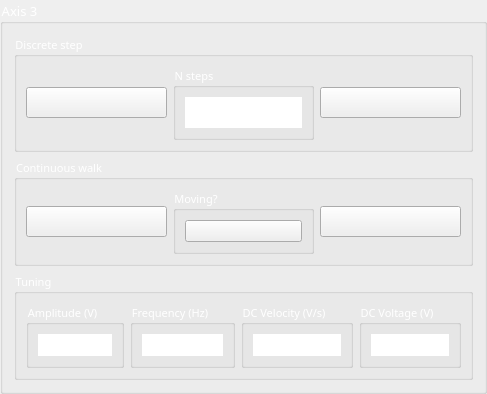
         <widget class="QGroupBox" name="verticalGroupBox_7">
          <property name="maximumSize">
           <size>
            <width>400</width>
            <height>300</height>
           </size>
          </property>
          <property name="font">
           <font>
            <family>Calibri Light</family>
            <pointsize>10</pointsize>
           </font>
          </property>
          <property name="styleSheet">
           <string notr="true">color: rgb(255, 255, 255);</string>
          </property>
          <property name="title">
           <string>Axis 3</string>
          </property>
          <layout class="QVBoxLayout" name="verticalLayout_8">
           <item>
            <widget class="QGroupBox" name="groupBox_46">
             <property name="font">
              <font>
               <family>Calibri Light</family>
               <pointsize>8</pointsize>
              </font>
             </property>
             <property name="styleSheet">
              <string notr="true">color: rgb(255, 255, 255);</string>
             </property>
             <property name="title">
              <string>Discrete step</string>
             </property>
             <layout class="QHBoxLayout" name="horizontalLayout_48">
              <item>
               <widget class="QPushButton" name="step_left_6">
                <property name="minimumSize">
                 <size>
                  <width>0</width>
                  <height>0</height>
                 </size>
                </property>
                <property name="font">
                 <font>
                  <family>Calibri Light</family>
                  <pointsize>12</pointsize>
                 </font>
                </property>
                <property name="styleSheet">
                 <string notr="true"/>
                </property>
                <property name="text">
                 <string/>
                </property>
                <property name="icon">
                 <iconset>
                  <normaloff>left_arrow.svg</normaloff>left_arrow.svg</iconset>
                </property>
                <property name="iconSize">
                 <size>
                  <width>36</width>
                  <height>36</height>
                 </size>
                </property>
                <property name="checkable">
                 <bool>false</bool>
                </property>
               </widget>
              </item>
              <item>
               <widget class="QGroupBox" name="groupBox_47">
                <property name="font">
                 <font>
                  <family>Calibri Light</family>
                  <pointsize>8</pointsize>
                 </font>
                </property>
                <property name="title">
                 <string>N steps</string>
                </property>
                <layout class="QHBoxLayout" name="horizontalLayout_49">
                 <item>
                  <widget class="QSpinBox" name="n_steps_6">
                   <property name="font">
                    <font>
                     <family>Calibri Light</family>
                     <pointsize>12</pointsize>
                     <weight>3</weight>
                     <italic>false</italic>
                     <bold>false</bold>
                    </font>
                   </property>
                   <property name="styleSheet">
                    <string notr="true">font: 25 12pt &quot;Calibri Light&quot;;</string>
                   </property>
                   <property name="frame">
                    <bool>false</bool>
                   </property>
                   <property name="alignment">
                    <set>Qt::AlignCenter</set>
                   </property>
                   <property name="buttonSymbols">
                    <enum>QAbstractSpinBox::NoButtons</enum>
                   </property>
                   <property name="maximum">
                    <number>100</number>
                   </property>
                   <property name="value">
                    <number>1</number>
                   </property>
                  </widget>
                 </item>
                </layout>
               </widget>
              </item>
              <item>
               <widget class="QPushButton" name="step_right_6">
                <property name="minimumSize">
                 <size>
                  <width>0</width>
                  <height>0</height>
                 </size>
                </property>
                <property name="font">
                 <font>
                  <family>Calibri Light</family>
                  <pointsize>12</pointsize>
                 </font>
                </property>
                <property name="styleSheet">
                 <string notr="true"/>
                </property>
                <property name="text">
                 <string/>
                </property>
                <property name="icon">
                 <iconset>
                  <normaloff>right_arrow.svg</normaloff>right_arrow.svg</iconset>
                </property>
                <property name="iconSize">
                 <size>
                  <width>36</width>
                  <height>36</height>
                 </size>
                </property>
                <property name="checkable">
                 <bool>false</bool>
                </property>
               </widget>
              </item>
             </layout>
            </widget>
           </item>
           <item>
            <widget class="QGroupBox" name="groupBox_48">
             <property name="font">
              <font>
               <family>Calibri Light</family>
               <pointsize>8</pointsize>
              </font>
             </property>
             <property name="styleSheet">
              <string notr="true">color: rgb(255, 255, 255);</string>
             </property>
             <property name="title">
              <string>Continuous walk</string>
             </property>
             <layout class="QHBoxLayout" name="horizontalLayout_50">
              <item>
               <widget class="QPushButton" name="walk_left_6">
                <property name="minimumSize">
                 <size>
                  <width>0</width>
                  <height>0</height>
                 </size>
                </property>
                <property name="font">
                 <font>
                  <family>Calibri Light</family>
                  <pointsize>12</pointsize>
                 </font>
                </property>
                <property name="styleSheet">
                 <string notr="true"/>
                </property>
                <property name="text">
                 <string/>
                </property>
                <property name="icon">
                 <iconset>
                  <normaloff>left_arrow.svg</normaloff>left_arrow.svg</iconset>
                </property>
                <property name="iconSize">
                 <size>
                  <width>36</width>
                  <height>36</height>
                 </size>
                </property>
                <property name="checkable">
                 <bool>false</bool>
                </property>
               </widget>
              </item>
              <item>
               <widget class="QGroupBox" name="groupBox_49">
                <property name="font">
                 <font>
                  <family>Calibri Light</family>
                  <pointsize>8</pointsize>
                 </font>
                </property>
                <property name="title">
                 <string>Moving?</string>
                </property>
                <layout class="QHBoxLayout" name="horizontalLayout_51">
                 <item>
                  <widget class="QPushButton" name="is_moving_6">
                   <property name="minimumSize">
                    <size>
                     <width>0</width>
                     <height>0</height>
                    </size>
                   </property>
                   <property name="text">
                    <string/>
                   </property>
                   <property name="icon">
                    <iconset>
                     <normaloff>red_LED_off.svg</normaloff>
                     <normalon>red_LED_on.svg</normalon>red_LED_off.svg</iconset>
                   </property>
                   <property name="checkable">
                    <bool>true</bool>
                   </property>
                  </widget>
                 </item>
                </layout>
               </widget>
              </item>
              <item>
               <widget class="QPushButton" name="walk_right_6">
                <property name="minimumSize">
                 <size>
                  <width>0</width>
                  <height>0</height>
                 </size>
                </property>
                <property name="font">
                 <font>
                  <family>Calibri Light</family>
                  <pointsize>12</pointsize>
                 </font>
                </property>
                <property name="styleSheet">
                 <string notr="true"/>
                </property>
                <property name="text">
                 <string/>
                </property>
                <property name="icon">
                 <iconset>
                  <normaloff>right_arrow.svg</normaloff>right_arrow.svg</iconset>
                </property>
                <property name="iconSize">
                 <size>
                  <width>36</width>
                  <height>36</height>
                 </size>
                </property>
                <property name="checkable">
                 <bool>false</bool>
                </property>
               </widget>
              </item>
             </layout>
            </widget>
           </item>
           <item>
            <widget class="QGroupBox" name="groupBox_50">
             <property name="font">
              <font>
               <family>Calibri Light</family>
               <pointsize>8</pointsize>
              </font>
             </property>
             <property name="styleSheet">
              <string notr="true">color: rgb(255, 255, 255);</string>
             </property>
             <property name="title">
              <string>Tuning</string>
             </property>
             <layout class="QHBoxLayout" name="horizontalLayout_52">
              <item>
               <widget class="QGroupBox" name="groupBox_51">
                <property name="font">
                 <font>
                  <family>Calibri Light</family>
                  <pointsize>8</pointsize>
                 </font>
                </property>
                <property name="title">
                 <string>Amplitude (V)</string>
                </property>
                <layout class="QHBoxLayout" name="horizontalLayout_53">
                 <item>
                  <widget class="QDoubleSpinBox" name="amplitude_6">
                   <property name="styleSheet">
                    <string notr="true">font: 25 12pt &quot;Calibri Light&quot;;
color: rgb(255, 255, 255);</string>
                   </property>
                   <property name="frame">
                    <bool>false</bool>
                   </property>
                   <property name="alignment">
                    <set>Qt::AlignCenter</set>
                   </property>
                   <property name="buttonSymbols">
                    <enum>QAbstractSpinBox::NoButtons</enum>
                   </property>
                   <property name="decimals">
                    <number>1</number>
                   </property>
                   <property name="maximum">
                    <double>100.000000000000000</double>
                   </property>
                   <property name="value">
                    <double>50.000000000000000</double>
                   </property>
                  </widget>
                 </item>
                </layout>
               </widget>
              </item>
              <item>
               <widget class="QGroupBox" name="groupBox_52">
                <property name="font">
                 <font>
                  <family>Calibri Light</family>
                  <pointsize>8</pointsize>
                 </font>
                </property>
                <property name="title">
                 <string>Frequency (Hz)</string>
                </property>
                <layout class="QHBoxLayout" name="horizontalLayout_54">
                 <item>
                  <widget class="QDoubleSpinBox" name="frequency_6">
                   <property name="styleSheet">
                    <string notr="true">font: 25 12pt &quot;Calibri Light&quot;;
color: rgb(255, 255, 255);</string>
                   </property>
                   <property name="frame">
                    <bool>false</bool>
                   </property>
                   <property name="alignment">
                    <set>Qt::AlignCenter</set>
                   </property>
                   <property name="buttonSymbols">
                    <enum>QAbstractSpinBox::NoButtons</enum>
                   </property>
                   <property name="decimals">
                    <number>1</number>
                   </property>
                   <property name="maximum">
                    <double>20000.000000000000000</double>
                   </property>
                   <property name="value">
                    <double>30.000000000000000</double>
                   </property>
                  </widget>
                 </item>
                </layout>
               </widget>
              </item>
              <item>
               <widget class="QGroupBox" name="groupBox_53">
                <property name="font">
                 <font>
                  <family>Calibri Light</family>
                  <pointsize>8</pointsize>
                 </font>
                </property>
                <property name="title">
                 <string>DC Velocity (V/s)</string>
                </property>
                <layout class="QHBoxLayout" name="horizontalLayout_55">
                 <item>
                  <widget class="QDoubleSpinBox" name="velocity_6">
                   <property name="styleSheet">
                    <string notr="true">font: 25 12pt &quot;Calibri Light&quot;;
color: rgb(255, 255, 255);</string>
                   </property>
                   <property name="frame">
                    <bool>false</bool>
                   </property>
                   <property name="alignment">
                    <set>Qt::AlignCenter</set>
                   </property>
                   <property name="buttonSymbols">
                    <enum>QAbstractSpinBox::NoButtons</enum>
                   </property>
                   <property name="decimals">
                    <number>1</number>
                   </property>
                   <property name="maximum">
                    <double>10000000.000000000000000</double>
                   </property>
                   <property name="value">
                    <double>100.000000000000000</double>
                   </property>
                  </widget>
                 </item>
                </layout>
               </widget>
              </item>
              <item>
               <widget class="QGroupBox" name="groupBox_54">
                <property name="font">
                 <font>
                  <family>Calibri Light</family>
                  <pointsize>8</pointsize>
                 </font>
                </property>
                <property name="title">
                 <string>DC Voltage (V)</string>
                </property>
                <layout class="QHBoxLayout" name="horizontalLayout_56">
                 <item>
                  <widget class="QDoubleSpinBox" name="voltage_6">
                   <property name="styleSheet">
                    <string notr="true">font: 25 12pt &quot;Calibri Light&quot;;
color: rgb(255, 255, 255);</string>
                   </property>
                   <property name="frame">
                    <bool>false</bool>
                   </property>
                   <property name="alignment">
                    <set>Qt::AlignCenter</set>
                   </property>
                   <property name="buttonSymbols">
                    <enum>QAbstractSpinBox::NoButtons</enum>
                   </property>
                   <property name="decimals">
                    <number>1</number>
                   </property>
                   <property name="maximum">
                    <double>100.000000000000000</double>
                   </property>
                   <property name="value">
                    <double>50.000000000000000</double>
                   </property>
                  </widget>
                 </item>
                </layout>
               </widget>
              </item>
             </layout>
            </widget>
           </item>
          </layout>
         </widget>
